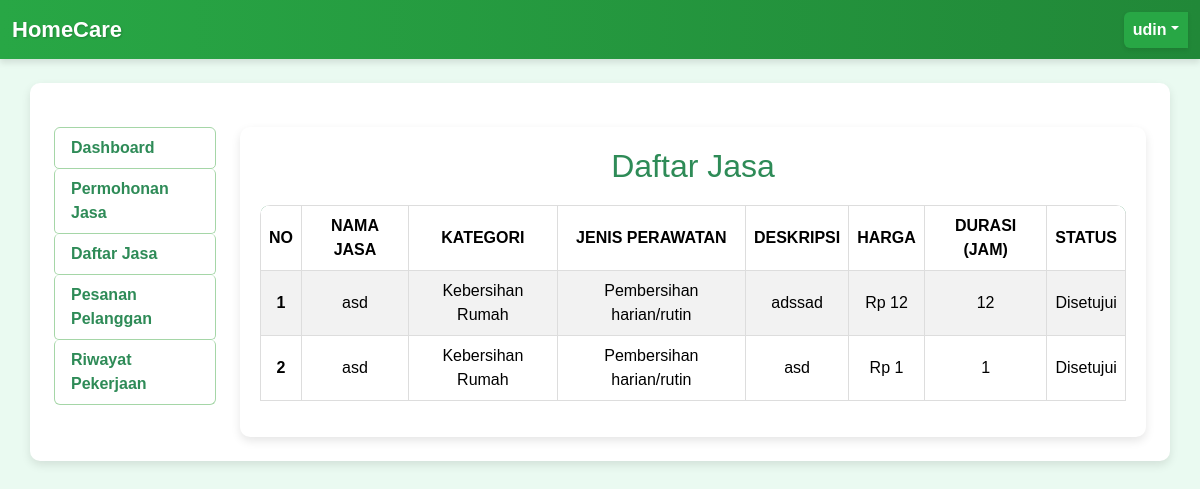
The app's page /MPPL/companydashboard.php?mn=3 (signed in) with its own data.
### tables this page shows
CREATE TABLE `jasa` (
  `id` int(11) NOT NULL,
  `companyname` varchar(100) NOT NULL,
  `nama_jasa` varchar(100) NOT NULL,
  `kategori` varchar(100) NOT NULL,
  `jenis` varchar(100) NOT NULL,
  `deskripsi` varchar(100) NOT NULL,
  `harga` int(12) NOT NULL,
  `durasi` varchar(12) NOT NULL,
  `gambar` varchar(100) NOT NULL,
  `status` varchar(100) NOT NULL
);

### MPPL/companymenu/companylistjasa.php (the view, shortened to what this page needs)
<?php
include("sql.php");
$company = $_SESSION['name'];
$query = "SELECT * FROM jasa WHERE companyname = '$company'";
$result = mysqli_query($connect, $query);
?>
<div class="container">
<h2>Daftar Jasa</h2>
    <div class="table-responsive">
        <table class="table table-striped table-hover">
            <thead >
                <tr>
                    <th scope="col">No</th>
                    <th scope="col">Nama Jasa</th>
                    <th scope="col">Kategori</th>
                    <th scope="col">Jenis Perawatan</th>
                    <th scope="col">Deskripsi</th>
                    <th scope="col">Harga</th>
                    <th scope="col">Durasi (Jam)</th>
                    <th scope="col">Status</th>
                </tr>
            </thead>
            <tbody>
                <?php
                $no = 1;
                if (mysqli_num_rows($result) > 0) {
                    while ($row = mysqli_fetch_assoc($result)) {
                        echo "<tr>";
                        echo "<th scope='row'>{$no}</th>";
                        echo "<td>" . htmlspecialchars($row['nama_jasa']) . "</td>";
                        echo "<td>" . htmlspecialchars($row['kategori']) . "</td>";
                        echo "<td>" . htmlspecialchars($row['jenis']) . "</td>";
                        echo "<td>" . htmlspecialchars($row['deskripsi']) . "</td>";
                        echo "<td>Rp " . number_format($row['harga'], 0, ',', '.') . "</td>";
                        echo "<td>" . htmlspecialchars($row['durasi']) . "</td>";
                        echo "<td>" . htmlspecialchars($row['status']) . "</td>";
                        echo "</tr>";
                        $no++;
                    }
                } else {
                    echo "<tr>";
                    echo "<td colspan='8' class='text-center'>Tidak ada data jasa yang ditemukan.</td>";
                    echo "</tr>";
                }
                ?>
            </tbody>
        </table>
    </div>
</div>

### MPPL/dashboardpage.css (style rules this page uses)
body { background-color: #eafaf1; font-family: 'Arial', sans-serif; }
.container { background-color: #ffffff; border-radius: 10px; box-shadow: 0 4px 10px rgba(0, 0, 0, 0.1); padding: 20px; }
h2 { text-align: center; color: #2e8b57; margin-bottom: 20px; }

### MPPL/tablepage.css (style rules this page uses)
body { background-color: #eafaf1; font-family: 'Arial', sans-serif; }
.container { background-color: #ffffff; border-radius: 10px; box-shadow: 0 4px 10px rgba(0, 0, 0, 0.1); padding: 20px; }
.table-responsive { border-radius: 10px; overflow: hidden; }
.table { background-color: #ffffff; }
.table thead { background-color: #2e8b57; color: #ffffff; text-transform: uppercase; }
th, td { text-align: center; vertical-align: middle; border: 1px solid #ddd; }
h2 { text-align: center; color: #2e8b57; margin-bottom: 20px; }

### MPPL/navbar.php (style rules this page uses)
:root { --primary-color: #28a745; --secondary-color: #218838; --hover-color: #34ce57; --text-color: #ffffff; }

### records on screen
jasa: nama_jasa "asd", kategori "Kebersihan Rumah", jenis "Pembersihan harian/rutin", deskripsi "adssad", harga "12", durasi "12", status "Disetujui"
jasa: nama_jasa "asd", kategori "Kebersihan Rumah", jenis "Pembersihan harian/rutin", deskripsi "asd", harga "1", durasi "1", status "Disetujui"

### other values on screen
$_SESSION['name'] "udin"
